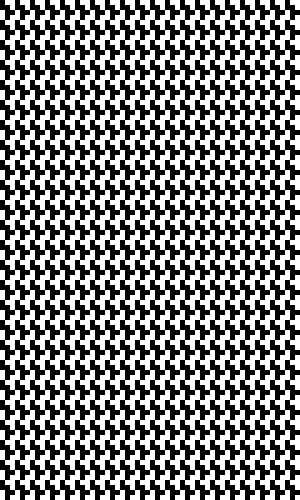
Frame 1 (no input)
Frame 60 (the mouse pressed at the canvas centre just before this capture): identical to frame 1, image omitted
Frame 120 (the mouse held since frame 60 and released just before this capture): identical to frame 1, image omitted

The Processing sketch that drew this single still picture (run headless with seeded random() and noise(); from frame 60 on, the mouse is pressed at the canvas centre):

// Processing sketch: processing_10607
// ── processing_10607.pde


void setup()
{
size (300,500);
background(255);
noStroke();
fill(0);

}


void draw ()
{
 // scale (1.2);
  

for (int a=0;a<height;a=a+20)
{
  
for (int x=0;x<width; x=x+15)
{
rect (0+x,0+a,5,10);
rect (5+x,5+a,5,15);
rect (10+x,10+a,5,5);  
}

}
}



  
